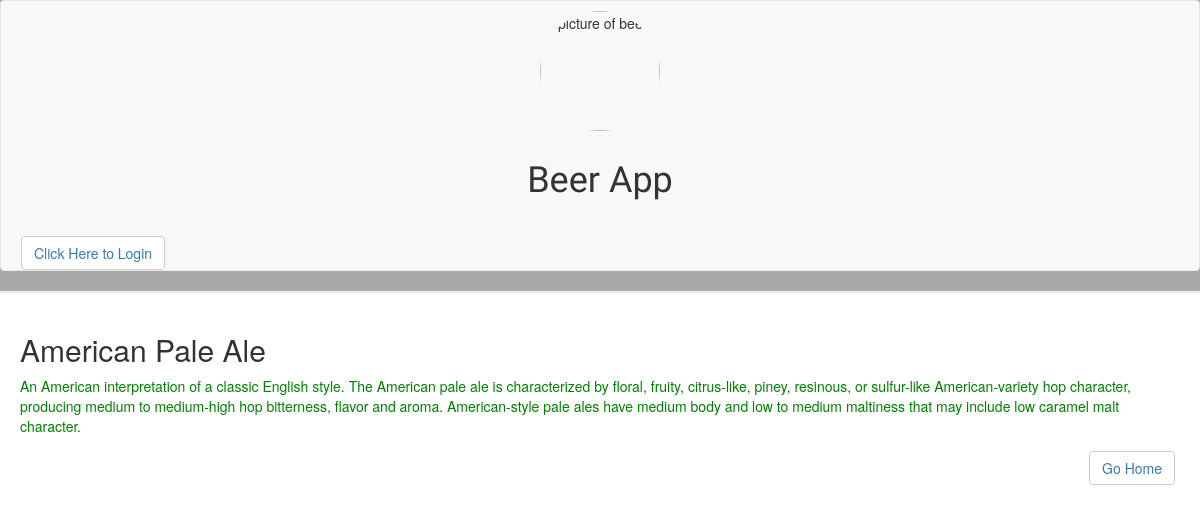
The app's page /beer/1/1/ with its own data.
### database_setup.py (models this page shows, shortened)
class MenuItem(Base):
    __tablename__ = 'menu_item'
    name = Column(String(80), nullable = False)
    id = Column(Integer, primary_key = True)
    description = Column(String(250))
    beer_id = Column(Integer, ForeignKey('beer.id'))
    beer = relationship(Beer)
    user_id = Column(Integer, ForeignKey('user.id'))
    uer = relationship(User)

### project.py (the view)
@app.route('/beer/<int:beer_id>/<int:menu_id>/')
def showItem(beer_id, menu_id):
    items = session.query(MenuItem).filter_by(
        id=menu_id).one()
    return render_template('item.html', items=items, login=login_session)

### templates/item.html (shortened to what this page needs)
<html>
<head>
	<link rel=stylesheet type=text/css href="{{ url_for('static', filename='styles.css') }}">
	<link rel=stylesheet type=text/css href="{{ url_for('static', filename='bootstrap.min.css') }}">
</head>
<body>
<header>
	<nav class= "navbar navbar-default">
		<div class="container-fluid">
			<div class="row">
				<img src="{{ url_for('static', filename='drink-beer.jpg') }}" class="logo" alt="picture of beer">
				<h1 class="app">Beer App</h1>
			</div>
		</div>
		<div class="col-xs-8">
			{%if 'username' not in login %}
			<button class="btn btn-default"><a href="{{url_for('showLogin')}}">Click Here to Login </a></button>
			{% else %}
			<button class="btn btn-default"><a href="{{url_for('gdisconnect')}}">Logout </a></button>
			{% endif %}
		</div>
</header>
<div class = 'pane'>
	    <h2>{{items.name}}</h2>
		<p>{{items.description}}</p>
       	<button class="btn btn-default go-home-button"><a href="{{ url_for('showAll') }}">Go Home </a></button>
    </div>
</body>
</html>

### static/styles.css (style rules this page uses)
header { border-bottom: 2px solid #eee; background-color: #A9A9A9; }
body { display: flex; flex-direction: column; max-width: 100%; min-width: 200px; margin: 48px auto 32px; font-family: 'Titillium Web', sans-serif; background-image: }
p { color: green; }
a { text-decoration: none; font-size: 1em; }
.app { padding-top: 10px; padding-bottom: 10px; text-align: center; font-family: 'Rammetto One', cursive; }
.logo { height: 120px; width: 120px; border-radius: 50%; justify-content: flex-start; margin-top: 50px; margin-bottom: 10px; align-items: center; display: block; margin: 0 auto; }
.pane { padding:20px; }
.btn { padding:5px 15px; background:#ccc; border:0 none; cursor:pointer; -webkit-border-radius: 5px; border-radius: 5px; margin: 5px; text-decoration: none; }
.go-home-button { display: block; float: right; }
.container-fluid { padding: 5px; margin: 5px; border-color: #999999; background-color: ##696969; }

### records on screen
MenuItem: name "American Pale Ale", description "An American interpretation of a classic English style. The American pale ale is characterized by floral, fruity, citrus-like, piney, resinous, or sulfur-like American-variety hop character, producing medium to medium-high hop bitterness, flavor and aroma. American-style pale ales have medium body and low to medium maltiness that may include low caramel malt character."
